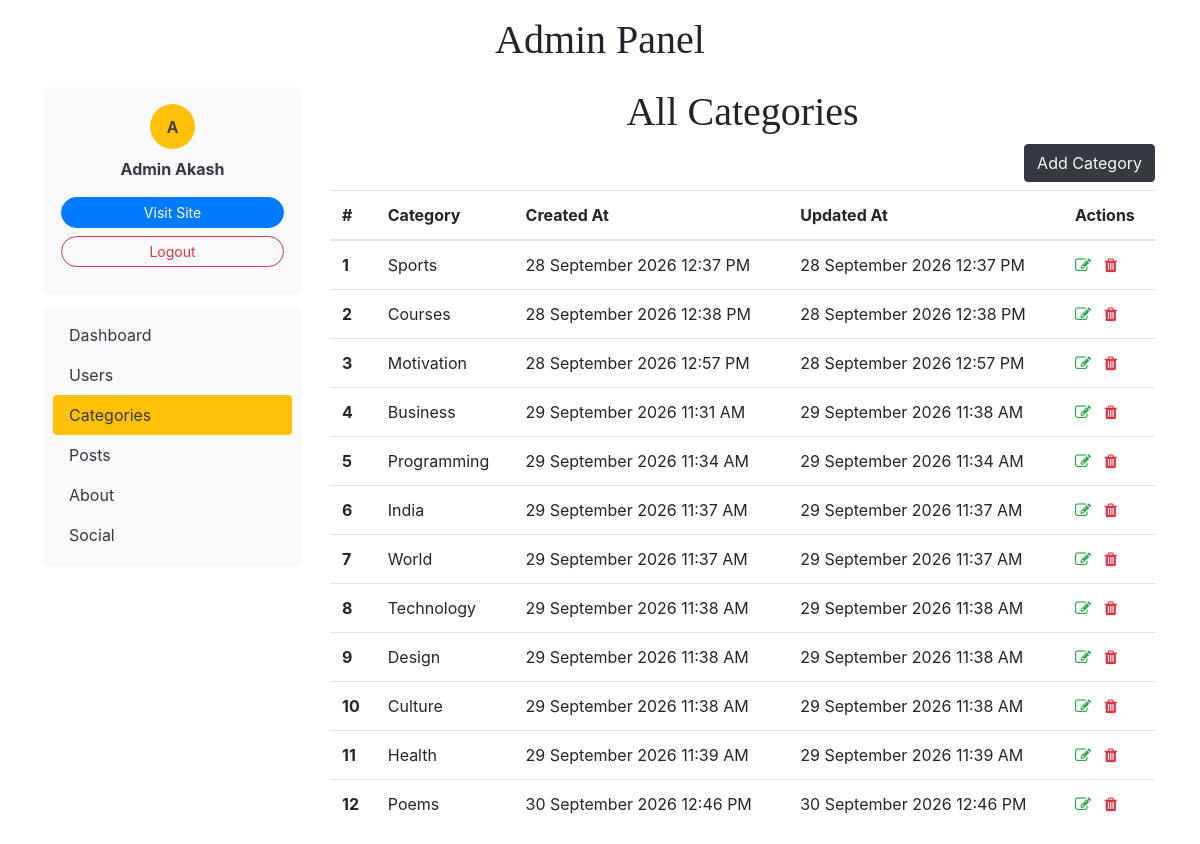
The app's page /dashboard/categories/ (signed in), older data.
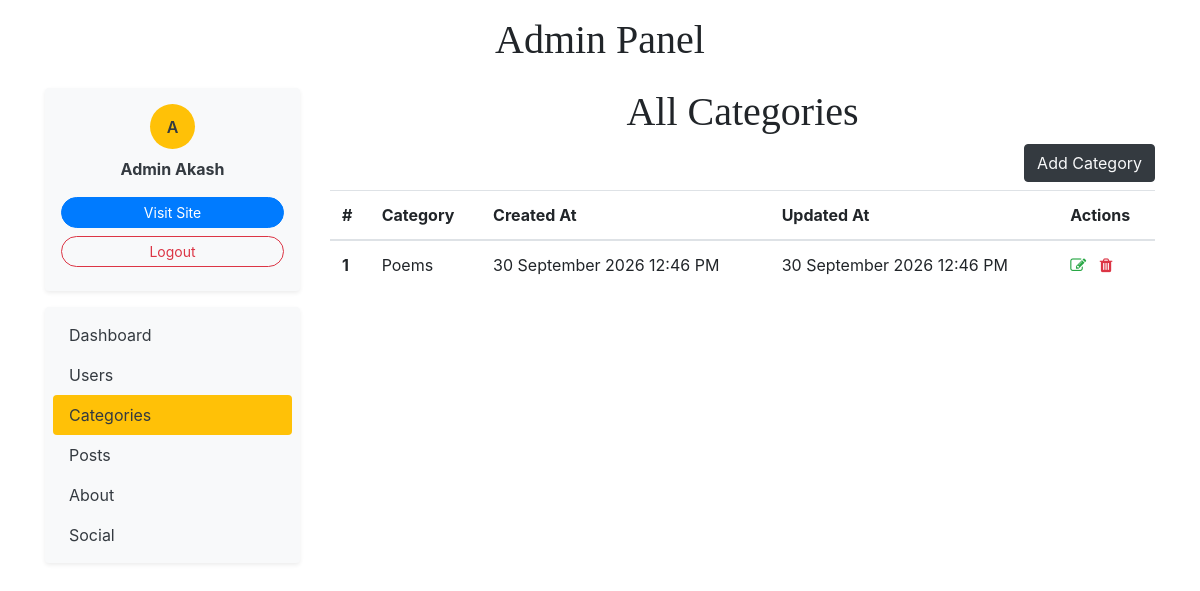
The same page, newer data.
### blogs/models.py (models this page shows)
class Category(models.Model):
    category_name = models.CharField(max_length=50, unique=True)
    created_at = models.DateTimeField(auto_now_add=True)
    updated_at = models.DateTimeField(auto_now=True)
    class Meta:
        verbose_name_plural = "Categories"
    def __str__(self) -> str:
        return self.category_name

### dashboards/views.py (the view)
# urls.py: path('categories/',views.categories,name='categories'),
@permission_required('blogs.view_category', login_url='login')
@login_required(login_url='login')
def categories(request):
    categories = Category.objects.all()
    return render(request, 'dashboard/categories.html', {'categories': categories})

### blogs/context_processors.py (called while the page is built)
def get_categories(request):
    categories = Category.objects.all()
    try:
        about = About.objects.get()
    except:
        about = None
    return dict(categories=categories, about=about)

def get_social_links(request):
    social_links = SocialLink.objects.all()
    return dict(social_links=social_links)

### templates/dashboard/categories.html
{% extends 'base.html' %}
{% block content %}
    <div class="row">
        {% include 'dashboard/sidebar.html' %}
        <div class="col-md-9">
            <h1 class="text-center">All Categories</h1>
            <a href="{% url 'add_category' %}" class="btn btn-dark text-light float-right mb-2">Add Category</a>
            <table class="table">
                <thead>
                <tr>
                    <th scope="col">#</th>
                    <th scope="col">Category</th>
                    <th scope="col">Created At</th>
                    <th scope="col">Updated At</th>
                    <th scope="col">Actions</th>
                </tr>
                </thead>
                <tbody>
                {% for category in categories %}
                <tr>
                    <th scope="row">{{ forloop.counter }}</th>
                    <td>{{ category }}</td>
                    <td>{{ category.created_at|date:"j F Y g:i A" }}</td>
                    <td>{{ category.updated_at|date:"j F Y g:i A" }}</td>
                    <td>
                        <a href="{% url 'edit_category' category.id %}" class="text-decoration-none"><i class="fa fa-edit text-success"></i> </a>&nbsp;
                        <a href="{% url 'delete_category' category.id %}" class="text-decoration-none"><i class="fa fa-trash text-danger"></i> </a>
                    </td>
                </tr>
                {% endfor %}
                </tbody>
            </table>
        </div>
    </div>
{% endblock %}

### templates/base.html (shortened to what this page needs)
{% load static %}
<!DOCTYPE html>
<html lang="en">
<head>
    <link href="https://cdn.jsdelivr.net/npm/bootstrap@4.6.2/dist/css/bootstrap.min.css"
          rel="stylesheet">
    <link rel="stylesheet"
          href="https://cdnjs.cloudflare.com/ajax/libs/font-awesome/4.7.0/css/font-awesome.min.css">
    <link href="{% static 'css/blog.css' %}" rel="stylesheet">
    <link rel="stylesheet" href="https://cdnjs.cloudflare.com/ajax/libs/highlight.js/11.12.0/styles/default.min.css">
    <link rel="stylesheet" href="https://cdnjs.cloudflare.com/ajax/libs/highlight.js/11.11.1/styles/hybrid.min.css">
</head>
<body>
<div class="container">
    {% if not '/dashboard' in request.path %}
        <!-- =========================================
             HEADER
        ========================================== -->
        <header class="blog-header py-3 border-bottom">
            <div class="row align-items-center">
                <!-- =================================
                     LOGO
                ================================== -->
                <div class="col-12 col-md-4 text-center text-md-left mb-2 mb-md-0">
                    <a class="blog-header-logo text-dark"
                       href="/">
                        {{ about.site_name }}
                    </a>
                </div>
                <!-- =================================
                     SEARCH
                ================================== -->
                <div class="col-12 col-md-4 mb-2 mb-md-0">
                    <form action="{% url 'search' %}"
                          method="GET">
                        <div class="input-group">
                            <input
                                    class="form-control"
                                    type="text"
                                    name="keyword"
                                    value="{{ keyword }}"
                                    placeholder="Enter search term..."
                                    aria-label="Search"
                                    required
                            >
                            <div class="input-group-append">
                                <button
                                        type="submit"
                                        class="btn btn-warning">
                                    Go!
                                </button>
                            </div>
                        </div>
                    </form>
                </div>
                <!-- =================================
                     AUTH / USER
                ================================== -->
                <div class="col-12 col-md-4
                        d-flex
                        justify-content-center
                        justify-content-md-end
                        align-items-center">
                    {% if not user.is_authenticated %}
                        <a class="btn btn-warning"
                           href="{% url 'login' %}">
                            Login
                        </a>
                        <a class="btn btn-outline-secondary ml-2"
                           href="{% url 'register' %}">
                            Register
                        </a>
                    {% else %}
                        <div class="user-box">
                            <div class="user-avatar">
                                {{ user.username|first|upper }}
                            </div>
                            <span class="username">
                            {{ user.username }}
                        </span>
                            <a href="{% url 'logout' %}"
                               class="btn btn-sm btn-outline-danger px-3">
                                Logout
                            </a>
                            <a href="{% url 'dashboard' %}"
                               class="btn btn-sm btn-outline-primary px-3 ml-1">
                                Dashboard
                            </a>
                        </div>
                    {% endif %}
                </div>
            </div>
        </header>
        <!-- =========================================
             CATEGORY NAVIGATION
        ========================================== -->
        <div class="nav-scroller py-1 mb-2 border-bottom">
            <nav class="nav justify-content-start">
                {% for category in categories %}
                    <a class="py-1 pr-3 pl-0 text-muted" href="/category/{{ category.id }}">
                        {{ category }}
                    </a>
                {% endfor %}
            </nav>
        </div>
    {% else %}
        <header class="d-flex justify-content-center py-3">
            <div class="nav nav-pills">
                <h1>Admin Panel</h1>
            </div>
        </header>
    {% endif %}
    <main role="main">
        {% block content %}
        {% endblock %}
    </main>
</div>
</body>
</html>

### templates/dashboard/sidebar.html
<div class="col-md-3">
    <div class="bg-light rounded shadow-sm p-3 mb-3 text-center">
        <div class="bg-warning text-dark rounded-circle
                    d-flex align-items-center justify-content-center mx-auto mb-2"
             style="width: 45px; height: 45px; font-weight: 600;">
            {{ user.username|first|upper }}
        </div>
        <div class="font-weight-bold text-dark mb-3">
            {{ user.first_name }} {{ user.last_name }}
        </div>
        <a href="{% url 'home' %}" target="_blank"
           class="btn btn-sm btn-primary rounded-pill w-100 mb-2">
            Visit Site
        </a>
        <a href="{% url 'logout' %}"
           class="btn btn-sm btn-outline-danger rounded-pill w-100 mb-2">
            Logout
        </a>
    </div>
    <div class="nav flex-column nav-pills bg-light rounded shadow-sm p-2">
        <a href="{% url 'dashboard' %}"
           class="nav-link text-dark {% if request.path == '/dashboard/' %}bg-warning{% endif %}">
            Dashboard
        </a>
        {% if perms.auth.view_user %}
            <a href="{% url 'users' %}"
               class="nav-link text-dark {% if '/dashboard/users/' in request.path %}bg-warning{% endif %}">
                Users
            </a>
        {% endif %}
        <a href="{% url 'categories' %}"
           class="nav-link text-dark {% if '/dashboard/categories/' in request.path %}bg-warning{% endif %}">
            Categories
        </a>
        <a href="{% url 'posts' %}"
           class="nav-link text-dark {% if '/dashboard/posts/' in  request.path %}bg-warning{% endif %}">
            Posts
        </a>
        {% if perms.about_us.view_about %}
            <a href="{% url 'about' %}"
               class="nav-link text-dark {% if '/dashboard/about/' in  request.path %}bg-warning{% endif %}">
                About
            </a>
        {% endif %}
        {% if perms.about_us.edit_social %}
            <a href="{% url 'socials' %}"
               class="nav-link text-dark {% if '/dashboard/social' in  request.path %}bg-warning{% endif %}">
                Social
            </a>
        {% endif %}
    </div>
</div>

### static/css/blog.css (style rules this page uses)
h1, h2, h3, h4, h5, h6 { font-family: "Playfair Display", Georgia, "Times New Roman", serif; }

Row changes from the older to the newer data that the page shows:
removed Category: category_name "Sports", created_at "28 September 2026 12:37 PM", updated_at "28 September 2026 12:37 PM"
removed Category: category_name "Courses", created_at "28 September 2026 12:38 PM", updated_at "28 September 2026 12:38 PM"
removed Category: category_name "Motivation", created_at "28 September 2026 12:57 PM", updated_at "28 September 2026 12:57 PM"
removed Category: category_name "Business", created_at "29 September 2026 11:31 AM", updated_at "29 September 2026 11:38 AM"
removed Category: category_name "Programming", created_at "29 September 2026 11:34 AM", updated_at "29 September 2026 11:34 AM"
removed Category: category_name "India", created_at "29 September 2026 11:37 AM", updated_at "29 September 2026 11:37 AM"
removed Category: category_name "World", created_at "29 September 2026 11:37 AM", updated_at "29 September 2026 11:37 AM"
removed Category: category_name "Technology", created_at "29 September 2026 11:38 AM", updated_at "29 September 2026 11:38 AM"
removed Category: category_name "Design", created_at "29 September 2026 11:38 AM", updated_at "29 September 2026 11:38 AM"
removed Category: category_name "Culture", created_at "29 September 2026 11:38 AM", updated_at "29 September 2026 11:38 AM"
removed Category: category_name "Health", created_at "29 September 2026 11:39 AM", updated_at "29 September 2026 11:39 AM"
